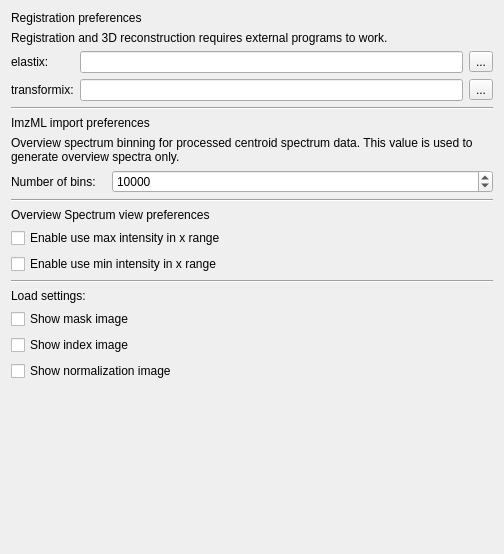
<?xml version="1.0" encoding="UTF-8"?>
<ui version="4.0">
 <class>m2PreferencePage</class>
 <widget class="QWidget" name="m2PreferencePage">
  <property name="geometry">
   <rect>
    <x>0</x>
    <y>0</y>
    <width>504</width>
    <height>554</height>
   </rect>
  </property>
  <property name="windowTitle">
   <string>External Programs</string>
  </property>
  <layout class="QVBoxLayout" name="verticalLayout">
   <item>
    <widget class="QLabel" name="label_5">
     <property name="text">
      <string>Registration preferences</string>
     </property>
    </widget>
   </item>
   <item>
    <widget class="QLabel" name="label">
     <property name="text">
      <string>Registration and 3D reconstruction requires external programs to work.</string>
     </property>
    </widget>
   </item>
   <item>
    <layout class="QGridLayout" name="gridLayout">
     <item row="1" column="1">
      <widget class="QLineEdit" name="transformixLineEdit">
       <property name="readOnly">
        <bool>true</bool>
       </property>
      </widget>
     </item>
     <item row="0" column="0">
      <widget class="QLabel" name="elastixLabel">
       <property name="text">
        <string>elastix:</string>
       </property>
       <property name="textFormat">
        <enum>Qt::PlainText</enum>
       </property>
      </widget>
     </item>
     <item row="1" column="0">
      <widget class="QLabel" name="transformixLabel">
       <property name="text">
        <string>transformix:</string>
       </property>
       <property name="textFormat">
        <enum>Qt::PlainText</enum>
       </property>
      </widget>
     </item>
     <item row="0" column="2">
      <widget class="QToolButton" name="elastixButton">
       <property name="text">
        <string>...</string>
       </property>
      </widget>
     </item>
     <item row="0" column="1">
      <widget class="QLineEdit" name="elastixLineEdit">
       <property name="readOnly">
        <bool>true</bool>
       </property>
      </widget>
     </item>
     <item row="1" column="2">
      <widget class="QToolButton" name="transformixButton">
       <property name="text">
        <string>...</string>
       </property>
      </widget>
     </item>
    </layout>
   </item>
   <item>
    <widget class="Line" name="line">
     <property name="orientation">
      <enum>Qt::Horizontal</enum>
     </property>
    </widget>
   </item>
   <item>
    <widget class="QLabel" name="label_4">
     <property name="text">
      <string>ImzML import preferences</string>
     </property>
    </widget>
   </item>
   <item>
    <widget class="QLabel" name="label_2">
     <property name="text">
      <string>Overview spectrum binning for processed centroid spectrum data. This value is used to generate overview spectra only.</string>
     </property>
     <property name="wordWrap">
      <bool>true</bool>
     </property>
    </widget>
   </item>
   <item>
    <layout class="QGridLayout" name="gridLayout_2" columnstretch="1,4">
     <item row="0" column="0">
      <widget class="QLabel" name="elastixLabel_2">
       <property name="text">
        <string>Number of bins:</string>
       </property>
       <property name="textFormat">
        <enum>Qt::PlainText</enum>
       </property>
      </widget>
     </item>
     <item row="0" column="1">
      <widget class="QSpinBox" name="spnBxBins">
       <property name="minimum">
        <number>2000</number>
       </property>
       <property name="maximum">
        <number>1000000</number>
       </property>
       <property name="value">
        <number>10000</number>
       </property>
      </widget>
     </item>
    </layout>
   </item>
   <item>
    <widget class="Line" name="line_2">
     <property name="orientation">
      <enum>Qt::Horizontal</enum>
     </property>
    </widget>
   </item>
   <item>
    <widget class="QLabel" name="label_3">
     <property name="text">
      <string>Overview Spectrum view preferences</string>
     </property>
    </widget>
   </item>
   <item>
    <widget class="QCheckBox" name="useMaxIntensity">
     <property name="text">
      <string>Enable use max intensity in x range</string>
     </property>
    </widget>
   </item>
   <item>
    <widget class="QCheckBox" name="useMinIntensity">
     <property name="text">
      <string>Enable use min intensity in x range</string>
     </property>
    </widget>
   </item>
   <item>
    <widget class="Line" name="line_3">
     <property name="orientation">
      <enum>Qt::Horizontal</enum>
     </property>
    </widget>
   </item>
   <item>
    <widget class="QLabel" name="label_6">
     <property name="text">
      <string>Load settings:</string>
     </property>
     <property name="wordWrap">
      <bool>true</bool>
     </property>
    </widget>
   </item>
   <item>
    <widget class="QCheckBox" name="chkBxMaskImage">
     <property name="toolTip">
      <string>A new image node is added to the DataManager. 
Maskimage: background (pixel value = 0) and all valid spectra/pixels (pixel value = 1) .</string>
     </property>
     <property name="text">
      <string>Show mask image</string>
     </property>
    </widget>
   </item>
   <item>
    <widget class="QCheckBox" name="chkBxIndexImage">
     <property name="toolTip">
      <string>A new image node is added to the DataManager. 
Index-image: background (pixel value = 0) and for all valid spectra/pixels the associated spectrum-index (pixel values = {1,...,n}) is given.</string>
     </property>
     <property name="text">
      <string>Show index image</string>
     </property>
    </widget>
   </item>
   <item>
    <widget class="QCheckBox" name="chkBxNormalizationImage">
     <property name="toolTip">
      <string>A new image node is added to the DataManager. 
Normalization-image: background (pixel value = 0) and for all valid spectra/pixels the associated spectrum-normalization factor (real pixel values) is given. E.g. if TIC normalization was selected for data loading, the Normalization-image containse the TIC factors for each spectrum/pixel.</string>
     </property>
     <property name="text">
      <string>Show normalization image</string>
     </property>
    </widget>
   </item>
   <item>
    <spacer name="verticalSpacer">
     <property name="orientation">
      <enum>Qt::Vertical</enum>
     </property>
     <property name="sizeHint" stdset="0">
      <size>
       <width>20</width>
       <height>248</height>
      </size>
     </property>
    </spacer>
   </item>
  </layout>
 </widget>
 <resources/>
 <connections/>
</ui>
